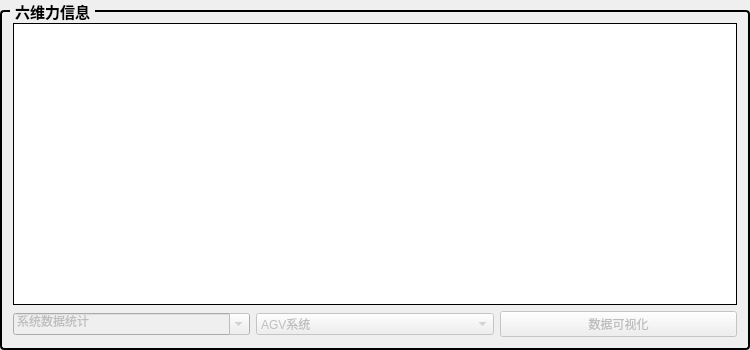
     <widget class="QGroupBox" name="groupBox_37">
      <property name="sizePolicy">
       <sizepolicy hsizetype="Minimum" vsizetype="Maximum">
        <horstretch>0</horstretch>
        <verstretch>0</verstretch>
       </sizepolicy>
      </property>
      <property name="minimumSize">
       <size>
        <width>750</width>
        <height>350</height>
       </size>
      </property>
      <property name="maximumSize">
       <size>
        <width>650</width>
        <height>350</height>
       </size>
      </property>
      <property name="font">
       <font>
        <family>Microsoft YaHei</family>
        <pointsize>11</pointsize>
        <bold>true</bold>
       </font>
      </property>
      <property name="styleSheet">
       <string notr="true">QGroupBox {
    border: 2px solid #000000; /* 2px宽的黑色边框，可根据需要调整粗细和颜色 */
    border-radius: 4px; /* 可选：添加边框圆角 */
    margin-top: 10px; /* 为标题留出空间 */

}
QGroupBox::title {
    subcontrol-origin: margin;
    subcontrol-position: top left; /* 标题位置 */
    left: 10px; /* 标题左侧间距 */
    padding: 0 3px 0 3px; /* 标题文字周围留白 */
}</string>
      </property>
      <property name="title">
       <string>六维力信息</string>
      </property>
      <layout class="QGridLayout" name="gridLayout_62">
       <item row="3" column="0">
        <widget class="QComboBox" name="cbxShowType">
         <property name="enabled">
          <bool>false</bool>
         </property>
         <property name="editable">
          <bool>true</bool>
         </property>
         <item>
          <property name="text">
           <string>系统数据统计</string>
          </property>
         </item>
         <item>
          <property name="text">
           <string>系统运行时间统计</string>
          </property>
         </item>
        </widget>
       </item>
       <item row="3" column="2">
        <widget class="QPushButton" name="btnGenerateChart">
         <property name="enabled">
          <bool>false</bool>
         </property>
         <property name="text">
          <string>数据可视化</string>
         </property>
         <property name="checkable">
          <bool>false</bool>
         </property>
        </widget>
       </item>
       <item row="3" column="1">
        <widget class="QComboBox" name="cbxSensorType">
         <property name="enabled">
          <bool>false</bool>
         </property>
         <item>
          <property name="text">
           <string>AGV系统</string>
          </property>
         </item>
         <item>
          <property name="text">
           <string>调平系统</string>
          </property>
         </item>
         <item>
          <property name="text">
           <string>一级升降系统</string>
          </property>
         </item>
         <item>
          <property name="text">
           <string>取盖板系统</string>
          </property>
         </item>
         <item>
          <property name="text">
           <string>二级升降系统</string>
          </property>
         </item>
         <item>
          <property name="text">
           <string>拔销系统</string>
          </property>
         </item>
        </widget>
       </item>
       <item row="1" column="0" colspan="3">
        <widget class="QChartView" name="cvData" native="true">
         <property name="styleSheet">
          <string notr="true">Background:white;
border: 1px solid #000000;
</string>
         </property>
        </widget>
       </item>
      </layout>
     </widget>
